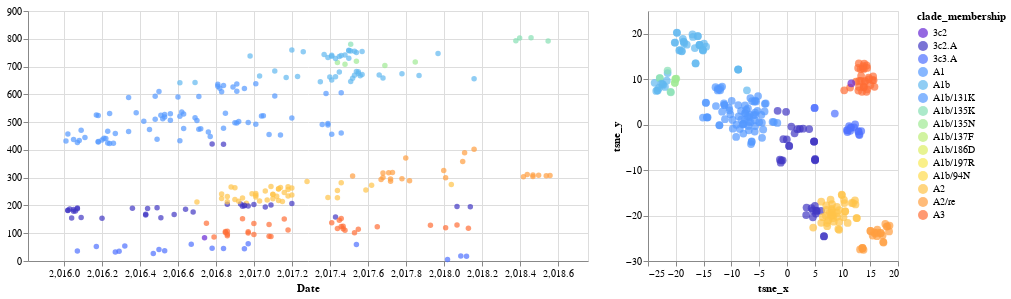

This figure's notebook cell:
### Code cell
list_of_chart = linking_tree_with_plots_brush(
    merged_tsne_df_concatenated,
    ['tsne_x','tsne_y'],
    ['tsne_x','tsne_y'],
    'clade_membership:N',
    ["strain:N", "clade_membership:N"],
    domain,
    range_
)
chart_tsne = list_of_chart[0]|list_of_chart[1]
chart_tsne

### Figure 1 — Vega-Lite specification as saved in the notebook (floating-point values rounded to 4 significant figures; data arrays with more than 128 entries replaced by an {"elided": "..."} marker saying what was removed)
{"config": {"view": {"continuousWidth": 400, "continuousHeight": 300}}, "hconcat": [{"mark": "circle", "encoding": {"color": {"condition": {"type": "nominal", "field": "clade_membership", "scale": {"domain": ["3c2", "3c2.A", "3c3.A", "A1", "A1b", "A1b/131K", "A1b/135K", "A1b/135N", "A1b/137F", "A1b/186D", "A1b/197R", "A1b/94N", "A2", "A2/re", "A3"], "range": ["#6626d4", "#4138c3", "#4e70ff", "#5499ff", "#61b8f0", "#5499ff", "#87dfb3", "#a0e994", "#bdee78", "#ddee64", "#f8e957", "#ffdb4e", "#ffc348", "#ff9e40", "#ff6e36"]}, "selection": "selector067"}, "value": "gray"}, "tooltip": [{"type": "nominal", "field": "strain"}, {"type": "nominal", "field": "clade_membership"}], "x": {"type": "quantitative", "field": "date", "scale": {"domain": [2016.0, 2019.0]}, "title": "Date"}, "y": {"type": "quantitative", "field": "y", "title": ""}}, "height": 250, "selection": {"selector067": {"type": "interval", "resolve": "global"}}, "width": 560}, {"mark": {"type": "circle", "size": 60}, "encoding": {"color": {"condition": {"type": "nominal", "field": "clade_membership", "scale": {"domain": ["3c2", "3c2.A", "3c3.A", "A1", "A1b", "A1b/131K", "A1b/135K", "A1b/135N", "A1b/137F", "A1b/186D", "A1b/197R", "A1b/94N", "A2", "A2/re", "A3"], "range": ["#6626d4", "#4138c3", "#4e70ff", "#5499ff", "#61b8f0", "#5499ff", "#87dfb3", "#a0e994", "#bdee78", "#ddee64", "#f8e957", "#ffdb4e", "#ffc348", "#ff9e40", "#ff6e36"]}, "selection": "selector067"}, "value": "gray"}, "tooltip": [{"type": "nominal", "field": "strain"}, {"type": "nominal", "field": "clade_membership"}], "x": {"type": "quantitative", "field": "tsne_x", "title": "tsne_x"}, "y": {"type": "quantitative", "field": "tsne_y", "title": "tsne_y"}}, "height": 250, "selection": {"selector067": {"type": "interval", "resolve": "global"}}, "width": 250}], "data": {"name": "data-d460bdf7a84fbfefb2128d3b0d82683e"}, "$schema": "https://vega.github.io/schema/vega-lite/v4.8.1.json", "datasets": {"data-d460bdf7a84fbfefb2128d3b0d82683e": {"elided": "306 records"}}}
